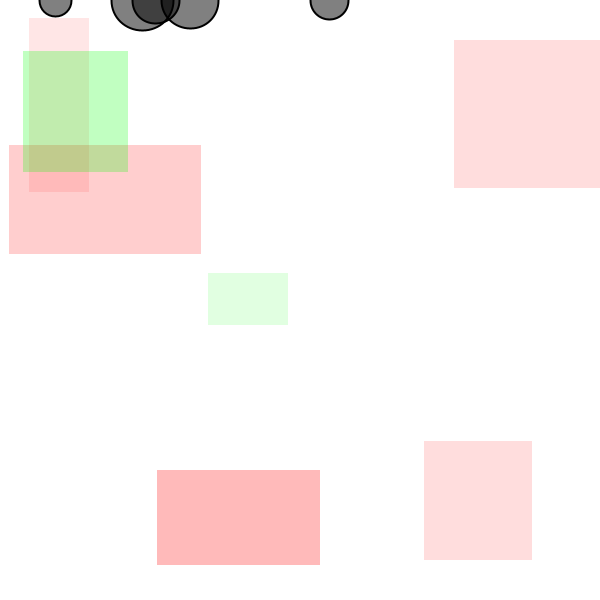
Frame 1 (no input)
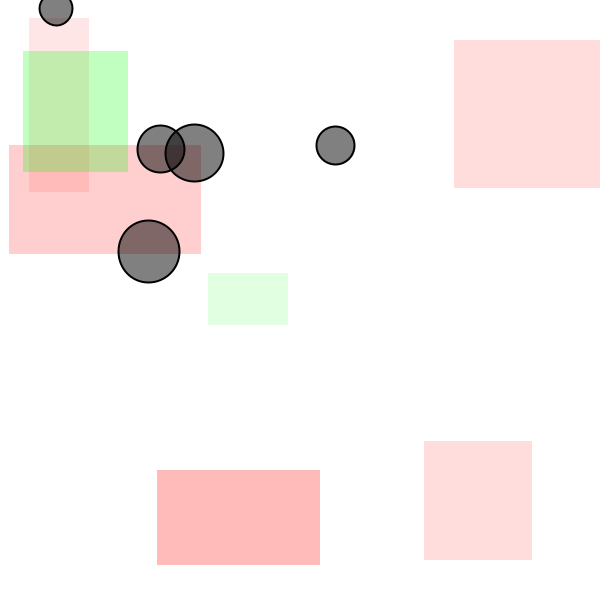
Frame 60 (the mouse pressed at the canvas centre just before this capture)
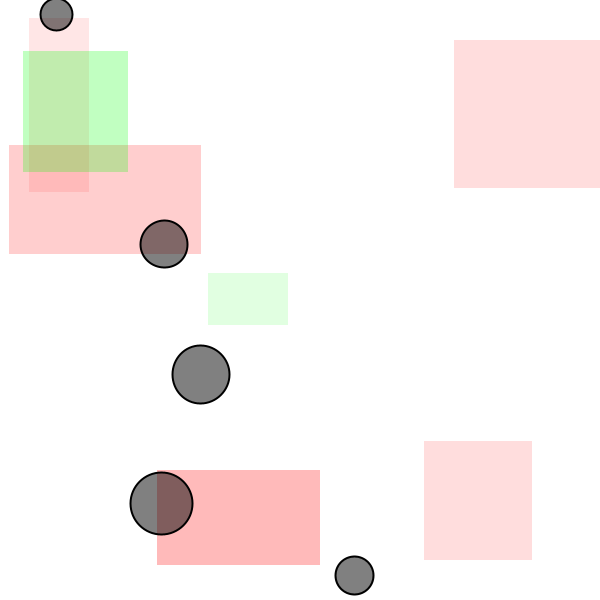
Frame 120 (the mouse held since frame 60 and released just before this capture)

The Processing sketch that drew these frames (run headless with seeded random() and noise(); from frame 60 on, the mouse is pressed at the canvas centre):

// Processing sketch: Exercise_2_4_Friction_Pockets
// ── Exercise_2_4_Friction_Pockets.pde
// The Nature of Code
// Daniel Shiffman
// http://natureofcode.com

Mover[] movers = new Mover[5];
ForcePocket[] forcePockets = new ForcePocket[7];

void setup() {
  size(600, 600);
  //randomSeed(1);
  for (int i = 0; i < movers.length; i++) {
    movers[i] = new Mover(random(1, 4), random(width), 0);
  }
  for (int i = 0; i < forcePockets.length; i++) {
    int w = int(random(50, 200));
    int h = int(random(50, 200));
    
    int x = int(random(width)); 
    int y = int(random(height)); 
    
    boolean isGreen = random(1) >= .5;
    float coeff = random(.25, .75) * (isGreen ? 1 : -1);
    color boxFill = isGreen ? color(0, 255, 0, map(coeff, .25, .75, 25, 75)) : color(255, 0, 0, map(coeff, -.25, -.75, 25, 75));
    forcePockets[i] = new ForcePocket(x, y, w, h, boxFill, coeff, .2);
  }
}

void draw() {
  background(255);  
  
  for (int i = 0; i < forcePockets.length; i++) {
    forcePockets[i].display(); 
  }
  
  for (int i = 0; i < movers.length; i++) {

    PVector wind = new PVector(0.01, 0);
    PVector gravity = new PVector(0, 0.1*movers[i].mass);

    float c = 0.05;
    PVector friction = movers[i].velocity.get();
    friction.mult(-1); 
    friction.normalize();
    friction.mult(c);    

    movers[i].applyForce(friction);
    movers[i].applyForce(wind);
    movers[i].applyForce(gravity);
    
    for (int j = 0; j < forcePockets.length; j++) {
      forcePockets[j].checkForCollision(movers[i]); 
    }

    movers[i].update();
    movers[i].display();
    movers[i].checkEdges();
  }
}

class ForcePocket {
  // pocket position and dimensions 
  int x;
  int y;
  int w; 
  int h;
  
  color boxFill;
  
  float coeff;
  float multiplier;
  
  ForcePocket(int x, int y, int w, int h, color boxFill, float coeff, float multiplier) { 
    this.x = x;
    this.y = y;
    this.w = w;
    this.h = h;
    
    this.boxFill = boxFill;
    
    this.coeff = coeff;
    this.multiplier = multiplier;
  }
  
  void checkForCollision(Mover mover) {
    if (!isCollidingCircleRectangle(mover.position.x, mover.position.y, mover.size/2, x, y, w, h)) {
      return;
    }
    println("Collision", mover.position, mover.size, x, y);
         
    PVector force = mover.velocity.get();
    force.mult(multiplier); 
    force.normalize();
    force.mult(coeff);
    mover.applyForce(force);
  }
  
  void display() {
    noStroke();
    fill(boxFill);
    rect(x, y, w, h);
  }
  
  /********************************************************
  isCollidingCircleRectangle()
     
    params:
     circleX - center x coordinate for circle
     circleY - center y coordinate for circle
     radius  - radius of circle
     rectangleX - top left corner X coordinate
     rectangleY - top left corner Y coordinate
     rectangleWidth - width of rectangle
     rectangleHeight - and the height
    
   returns boolean - whether the two shapes are colliding
    
   code adapted from:
     http://stackoverflow.com/questions/401847/circle-rectangle-collision-detection-intersection
   adapted by: Jonathan Cecil
  ********************************************************/
  boolean isCollidingCircleRectangle(
        float circleX,
        float circleY,
        float radius,
        float rectangleX,
        float rectangleY,
        float rectangleWidth,
        float rectangleHeight)
  {
      float circleDistanceX = abs(circleX - rectangleX - rectangleWidth/2);
      float circleDistanceY = abs(circleY - rectangleY - rectangleHeight/2);
   
      if (circleDistanceX > (rectangleWidth/2 + radius)) { return false; }
      if (circleDistanceY > (rectangleHeight/2 + radius)) { return false; }
   
      if (circleDistanceX <= (rectangleWidth/2)) { return true; }
      if (circleDistanceY <= (rectangleHeight/2)) { return true; }
   
      float cornerDistance_sq = pow(circleDistanceX - rectangleWidth/2, 2) +
                           pow(circleDistanceY - rectangleHeight/2, 2);
   
      return (cornerDistance_sq <= pow(radius,2));
  }
}
// ── Mover.pde
// The Nature of Code
// Daniel Shiffman
// http://natureofcode.com

class Mover {

  PVector position;
  PVector velocity;
  PVector acceleration;
  float mass;
  float size;

  Mover(float m, float x , float y) {
    mass = m;
    size = mass * 16;
    position = new PVector(x,y);
    velocity = new PVector(0,0);
    acceleration = new PVector(0,0);
  }
  
  void applyForce(PVector force) {
    PVector f = PVector.div(force,mass);
    acceleration.add(f);
  }
  
  void update() {
    velocity.add(acceleration);
    position.add(velocity);
    acceleration.mult(0);
  }

  void display() {
    stroke(0);
    strokeWeight(2);
    fill(0,127);
    ellipse(position.x, position.y, size, size);
  }

  void checkEdges() {

    if (position.x > width) {
      position.x = width;
      velocity.x *= -1;
    } else if (position.x < 0) {
      position.x = 0;
      velocity.x *= -1;
    }

    if (position.y > height) {
      velocity.y *= -1;
      position.y = height;
    }

  }

}
